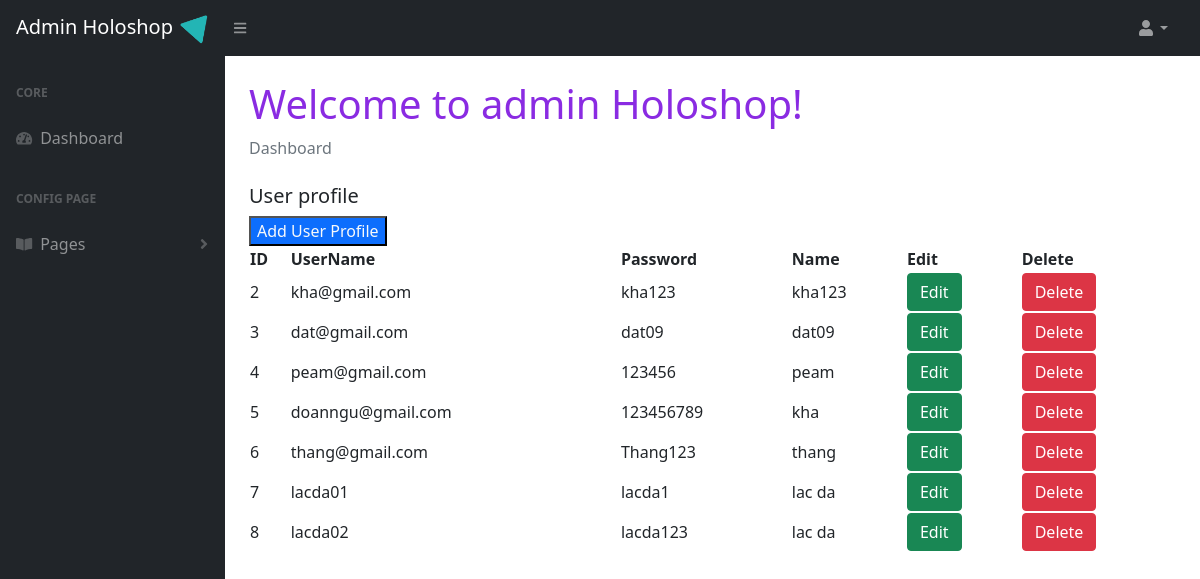
The page /admin/user.php on the database as committed earlier.
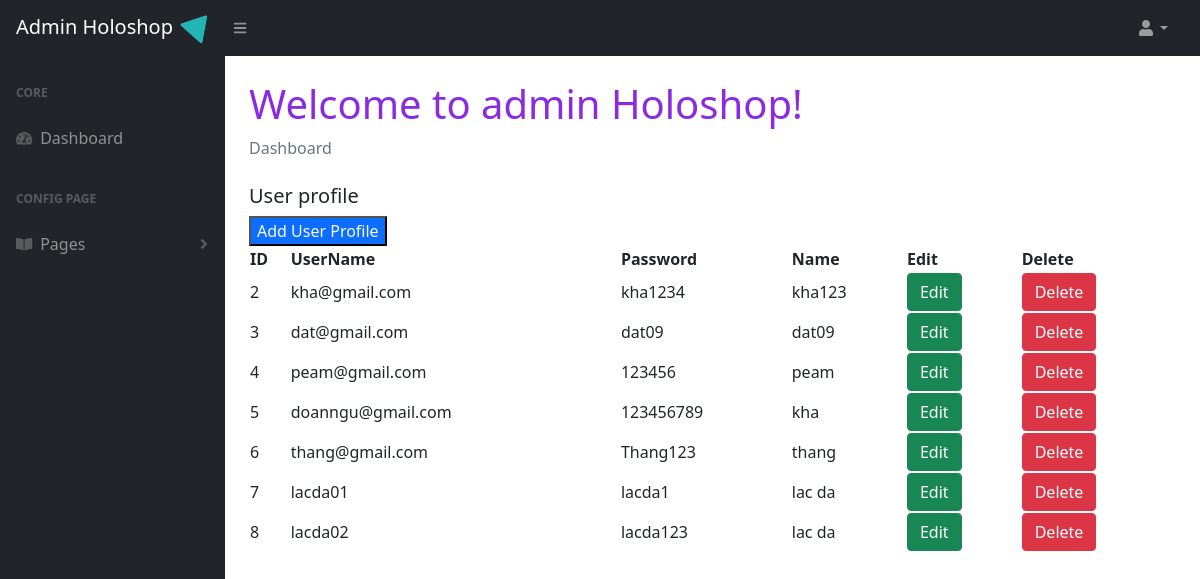
The same page on the database as committed later.
### tables this page shows
CREATE TABLE `btl_user` (
  `id` int(11) NOT NULL,
  `role` enum('user','admin') NOT NULL,
  `username` varchar(100) NOT NULL,
  `password` varchar(150) NOT NULL,
  `name` varchar(200) NOT NULL
);

### admin/user.php (the view, shortened to what this page needs)
<?php
  include('include/header.php');
  include('include/left.php');
?>
            <div id="layoutSidenav_content">
                <main>
                    <div class="container-fluid px-4">
                        <h1 class="mt-4" style="color: blueviolet;">Welcome to admin Holoshop!</h1>
                        <ol class="breadcrumb mb-4">
                            <li class="breadcrumb-item active">Dashboard</li>
                        </ol>
						<div>
						<form action="add-user.php">
						  <h5>User profile</h5> <button type="submit" class="bg-primary text-light">Add User Profile</button>
						</form>
					  </div>
					  <?php
					  $con = mysqli_connect("localhost","root","","btl");
					   $query = "SELECT * FROM btl_user";
					   $query_run = mysqli_query($con,$query);
					  ?>
					  <table class="table-profile" id="datatable" cellspacing= "0" width="100%">
                        <thead>
							<tr>
								<th>ID</th>
								<th>UserName</th>
								<th>Password</th>
								<th>Name</th>
								<th>Edit</th>
								<th>Delete</th>
							</tr>
						</thead>
						<?php
						if(mysqli_num_rows($query_run)>0)
						{
							while($row = mysqli_fetch_assoc($query_run))
							{
						     if($row['role']=='user'){
						?>
						<tr>
							<td><?php echo  $row['id'];?></td>
							<td><?php echo  $row['username'];?></td>
							<td><?php echo  $row['password'];?></td>
							<td><?php echo  $row['name'];?></td>
							<td>
							<form action="edit-user.php" method="POST">
						        <button type="submit" name="edit_btn" class="btn btn-success">Edit</button>
							 </form>
							</td>
							<td>
								<form action="user-index.php" method="POST">
								<button type="submit" onclick="swal('Good Job','Delete Successful','success')"
								 name="delete_btn" class="btn btn-danger">Delete</button></td>
						</tr>
					  <?php
							 }
					     }
						}
						else{
							echo"No record found";
						}
						?>
						 </table>
                        </div>
                    </div>
            </div>
    </body>
</html>

Rows that differ between the two databases and show on the page:
changed btl_user "kha@gmail.com": password "kha123" → "kha1234"
